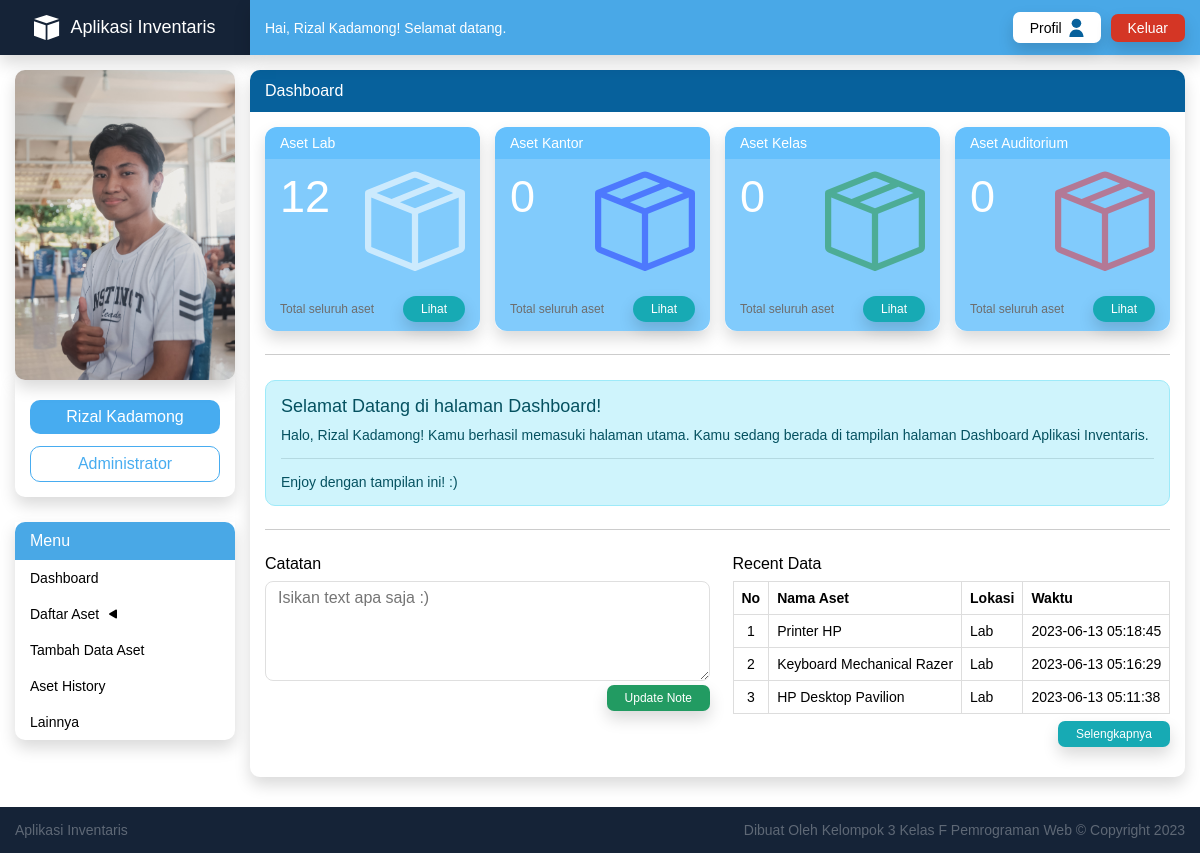
Page /dashboard (signed in) on the committed database.
### tables this page shows
CREATE TABLE `user` (
  `id` int(11) NOT NULL,
  `nama` varchar(40) NOT NULL,
  `role` varchar(25) NOT NULL,
  `username` varchar(35) NOT NULL,
  `password` varchar(100) NOT NULL,
  `foto` varchar(200) DEFAULT NULL,
  `catatan` varchar(500) NOT NULL,
  `created_at` timestamp NULL DEFAULT NULL,
  `updated_at` timestamp NULL DEFAULT NULL
);

CREATE TABLE `aset_history` (
  `id` int(11) NOT NULL,
  `nama_aset` varchar(80) NOT NULL,
  `lokasi` varchar(30) NOT NULL,
  `waktu` timestamp NULL DEFAULT current_timestamp(),
  `status` varchar(20) NOT NULL,
  `oleh` varchar(40) NOT NULL
);

### dashboard/index.php (the view, shortened to what this page needs)
<?php include("../layout/head.php") ?>
<?php include("../layout/sidebar.php") ?>
<?php include("../layout/navbar.php") ?>
<?php
$aset_lab = mysqli_num_rows(mysqli_query($db, "SELECT * FROM aset_lab"));
$aset_kantor = mysqli_num_rows(mysqli_query($db, "SELECT * FROM aset_kantor"));
$aset_kelas = mysqli_num_rows(mysqli_query($db, "SELECT * FROM aset_kelas"));
$aset_auditorium = mysqli_num_rows(mysqli_query($db, "SELECT * FROM aset_auditorium"));
$aset_history = mysqli_query($db, "SELECT * FROM aset_history ORDER BY id DESC LIMIT 3");
?>
<div class="content">
  <div class="breadcrumb">Dashboard</div>
  <div class="cards">
    <div class="card">
      <div class="head">Aset Lab</div>
      <div class="body">
        <div class="left">
          <?= $aset_lab ?>
        </div>
        <div class="right">
        </div>
      </div>
      <div class="footer">
        <div class="left">Total seluruh aset</div>
        <div class="right">
          <a href="../aset-lab/" class="btn-sm btn-info">Lihat</a>
        </div>
      </div>
    </div>
    <div class="card">
      <div class="head">Aset Kantor</div>
      <div class="body">
        <div class="left">
          <?= $aset_kantor ?>
        </div>
        <div class="right">
        </div>
      </div>
      <div class="footer">
        <div class="left">Total seluruh aset</div>
        <div class="right">
          <a href="../aset-kantor/" class="btn-sm btn-info">Lihat</a>
        </div>
      </div>
    </div>
    <div class="card">
      <div class="head">Aset Kelas</div>
      <div class="body">
        <div class="left">
          <?= $aset_kelas ?>
        </div>
        <div class="right">
        </div>
      </div>
      <div class="footer">
        <div class="left">Total seluruh aset</div>
        <div class="right">
          <a href="../aset-kelas/" class="btn-sm btn-info">Lihat</a>
        </div>
      </div>
    </div>
    <div class="card">
      <div class="head">Aset Auditorium</div>
      <div class="body">
        <div class="left">
          <?= $aset_auditorium ?>
        </div>
        <div class="right">
        </div>
      </div>
      <div class="footer">
        <div class="left">Total seluruh aset</div>
        <div class="right">
          <a href="../aset-auditorium/" class="btn-sm btn-info">Lihat</a>
        </div>
      </div>
    </div>
  </div>
  <hr class="hr-1" />
  <div class="welcome-message">
    <p>Selamat Datang di halaman Dashboard!</p>
    <p>
      Halo, <span><?= $user['nama'] ?></span>! Kamu berhasil memasuki halaman utama.
      Kamu sedang berada di tampilan halaman Dashboard Aplikasi
      Inventaris.
    </p>
    <hr />
    <p>Enjoy dengan tampilan ini! :)</p>
  </div>
  <?php if ($user['role'] === 'SuperUser' || $user['role'] === 'Administrator') { ?>
    <hr class="hr-2" />
    <div class="content-footer">
      <div class="note-wrapper">
        <div class="title">Catatan</div>
        <form action="update_note.php" method="post">
          <textarea name="catatan" class="note" placeholder="Isikan text apa saja :)"><?= $user['catatan'] ?></textarea>
          <button name="update-catatan" type="submit" class="btn-sm btn-success">
            Update Note
          </button>
        </form>
      </div>
      <div class="recent-data">
        <div class="title">Recent Data</div>
        <div class="responsive-table">
          <table>
            <thead>
              <tr>
                <th class="center">No</th>
                <th>Nama Aset</th>
                <th>Lokasi</th>
                <th>Waktu</th>
              </tr>
            </thead>
            <tbody>
              <?php
              if (mysqli_fetch_array($aset_history)) {
                $no = 1;
                foreach ($aset_history as $d) {
              ?>
                  <tr>
                    <td class="center"><?= $no++ ?></td>
                    <td><?= $d['nama_aset'] ?></td>
                    <td><?= $d['lokasi'] ?></td>
                    <td><?= $d['waktu'] ?></td>
                  </tr>
                <?php }
              } ?>
            </tbody>
          </table>
        </div>
        <a href="../aset-history/"><button class="btn-sm btn-info">
            Selengkapnya
          </button></a>
      </div>
    </div>
  <?php } ?>
</div>
<?php include("../layout/footer.php") ?>

### layout/sidebar.php (shortened to what this page needs)
<section class="sidebar">
  <div class="logo">
    <img src="../assets/svg/logo.svg" alt="Logo" />
    <span class="title">Aplikasi Inventaris</span>
  </div>
  <div class="profile">
    <?php if ($user['foto']) { ?>
      <img class="foto-profil" src="../assets/foto-profile/<?= $user['foto'] ?>" alt="Foto Profil" />
    <?php } else { ?>
      <div class="foto-default">
        <img src="../assets/svg/foto-profil.svg" alt="Foto Profil" />
      </div>
    <?php } ?>
    <div class="detail">
      <div class="name"><?= $user['nama'] ?></div>
      <div class="role"><?= $user['role'] ?></div>
    </div>
  </div>
  <div class="menus">
    <div class="title">Menu</div>
    <ul>
      <a href="../dashboard/">
        <li>Dashboard</li>
      </a>
      <li class="menu-dropdown daftar-aset">
        Daftar Aset
        <img class="icon" src="../assets/svg/caret.svg" alt="Icon Dropdown" />
      </li>
      <?php if ($user['role'] === 'SuperUser' || $user['role'] === 'Administrator') { ?>
        <a href="../tambah-aset/">
          <li>Tambah Data Aset</li>
        </a>
      <?php } ?>
      <?php if ($user['role'] === 'SuperUser' || $user['role'] === 'Administrator') { ?>
        <a href="../aset-history/">
          <li>Aset History</li>
        </a>
      <?php } ?>
      <li>Lainnya</li>
    </ul>
  </div>
</section>

### layout/navbar.php (shortened to what this page needs)
<section class="content-wrapper">
  <nav class="navbar">
    <div class="left">
      <div class="message">Hai, <?= $user['nama'] ?>! Selamat datang.</div>
    </div>
    <div class="buttons">
      <?php
      if ($_SESSION['role_user'] === 'SuperUser' || $_SESSION['role_user'] === 'Administrator') {
      ?>
        <a href="../profile/">
          <button class="btn btn-profile">
            <div class="flex">
              <span>Profil</span>
              <img src="../assets/svg/profil.svg" alt="Profile" />
            </div>
          </button>
        </a>
      <?php } ?>
      <a href="../auth/logout.php"><button id="logout" class="btn btn-danger">Keluar</button></a>
    </div>
  </nav>

### rows in the picture
user: foto (picture), nama "Rizal Kadamong", role "Administrator"
aset_history: nama_aset "Printer HP", lokasi "Lab", waktu "2023-06-13 05:18:45"
aset_history: nama_aset "Keyboard Mechanical Razer", lokasi "Lab", waktu "2023-06-13 05:16:29"
aset_history: nama_aset "HP Desktop Pavilion", lokasi "Lab", waktu "2023-06-13 05:11:38"

### other values in the picture
$aset_lab "12"
$aset_kantor "0"
$aset_kelas "0"
$aset_auditorium "0"
